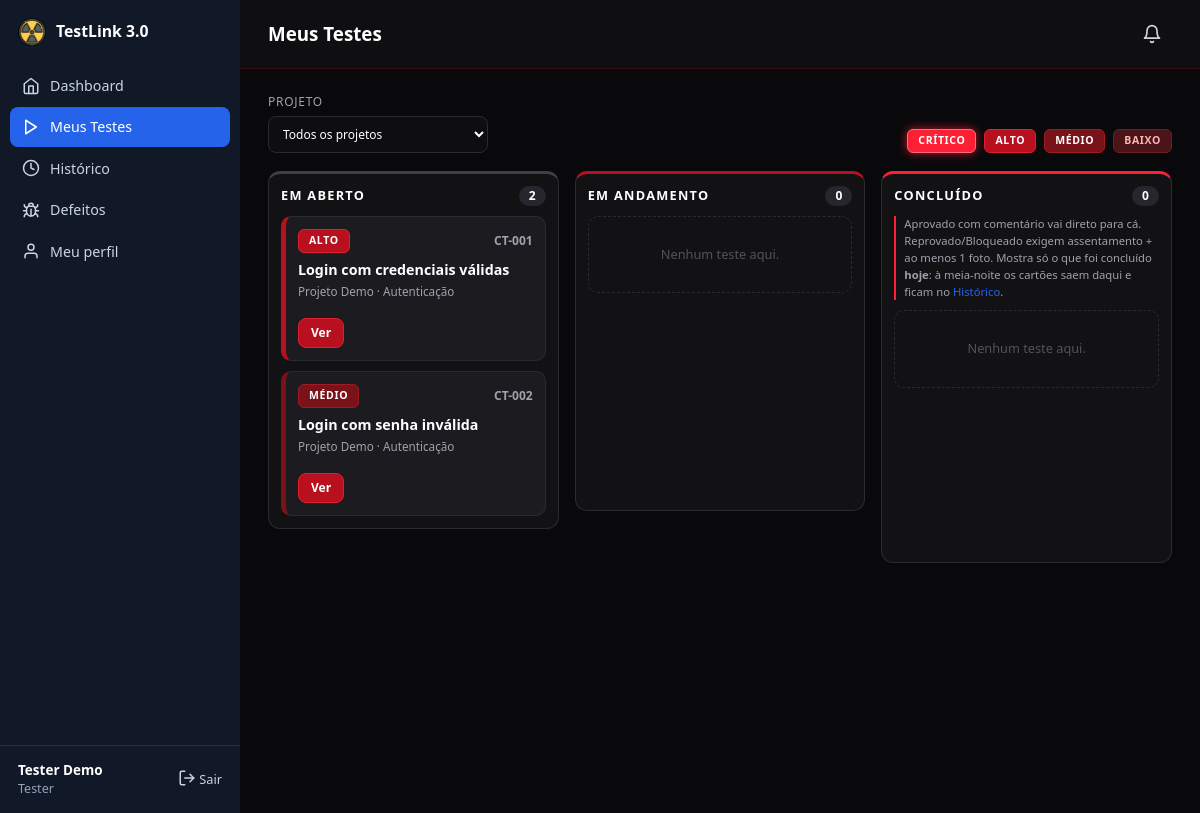
/my_tests.php (signed in), run on the app's committed database.
### tables this page shows
CREATE TABLE users (
    id            INT UNSIGNED AUTO_INCREMENT PRIMARY KEY,
    name          VARCHAR(120) NOT NULL,
    email         VARCHAR(160) NOT NULL UNIQUE,
    password_hash VARCHAR(255) NOT NULL,
    role          ENUM('admin','tester','developer','viewer') NOT NULL DEFAULT 'tester',
    active        TINYINT(1) NOT NULL DEFAULT 1,
     
    status        ENUM('approved','pending','rejected') NOT NULL DEFAULT 'approved',
    created_at    DATETIME NOT NULL DEFAULT CURRENT_TIMESTAMP
);

CREATE TABLE assignments (
    id          INT UNSIGNED AUTO_INCREMENT PRIMARY KEY,
    case_id     INT UNSIGNED NOT NULL,
    tester_id   INT UNSIGNED NOT NULL,
    assigned_by INT UNSIGNED NULL,
    created_at  DATETIME NOT NULL DEFAULT CURRENT_TIMESTAMP,
     
    kanban_status ENUM('waiting','doing','done') NOT NULL DEFAULT 'waiting',
    cycle_start   DATETIME NOT NULL DEFAULT CURRENT_TIMESTAMP,
     
    done_at       DATETIME NULL,
    UNIQUE KEY uq_assignment (case_id, tester_id),
    FOREIGN KEY (case_id)     REFERENCES test_cases(id) ON DELETE CASCADE,
    FOREIGN KEY (tester_id)   REFERENCES users(id)      ON DELETE CASCADE,
    FOREIGN KEY (assigned_by) REFERENCES users(id)      ON DELETE SET NULL
);

CREATE TABLE test_cases (
    id              INT UNSIGNED AUTO_INCREMENT PRIMARY KEY,
    project_id      INT UNSIGNED NOT NULL,
    suite_id        INT UNSIGNED NOT NULL,
    code            VARCHAR(40) NOT NULL,
    title           VARCHAR(200) NOT NULL,
    preconditions   TEXT NULL,
    steps           TEXT NOT NULL,
    expected_result TEXT NOT NULL,
    priority        ENUM('low','medium','high','critical') NOT NULL DEFAULT 'medium',
    status          ENUM('active','inactive') NOT NULL DEFAULT 'active',
    version         INT UNSIGNED NOT NULL DEFAULT 1,
    created_by      INT UNSIGNED NULL,
    created_at      DATETIME NOT NULL DEFAULT CURRENT_TIMESTAMP,
    updated_at      DATETIME NOT NULL DEFAULT CURRENT_TIMESTAMP ON UPDATE CURRENT_TIMESTAMP,
    UNIQUE KEY uq_case_code (project_id, code),
    FOREIGN KEY (project_id) REFERENCES projects(id) ON DELETE CASCADE,
    FOREIGN KEY (suite_id)   REFERENCES suites(id)   ON DELETE CASCADE,
    FOREIGN KEY (created_by) REFERENCES users(id)    ON DELETE SET NULL
);

CREATE TABLE projects (
    id          INT UNSIGNED AUTO_INCREMENT PRIMARY KEY,
    name        VARCHAR(150) NOT NULL,
    description TEXT NULL,
    status      ENUM('active','archived') NOT NULL DEFAULT 'active',
    created_by  INT UNSIGNED NULL,
    created_at  DATETIME NOT NULL DEFAULT CURRENT_TIMESTAMP,
    FOREIGN KEY (created_by) REFERENCES users(id) ON DELETE SET NULL
);

CREATE TABLE suites (
    id          INT UNSIGNED AUTO_INCREMENT PRIMARY KEY,
    project_id  INT UNSIGNED NOT NULL,
    name        VARCHAR(150) NOT NULL,
    description TEXT NULL,
    created_at  DATETIME NOT NULL DEFAULT CURRENT_TIMESTAMP,
    FOREIGN KEY (project_id) REFERENCES projects(id) ON DELETE CASCADE
);

### includes/db.php (called while the page is built)
<?php
function db(): PDO
{
    static $pdo = null;
    if ($pdo === null) {
        $dsn = 'mysql:host=' . DB_HOST . ';dbname=' . DB_NAME . ';charset=' . DB_CHARSET;
        try {
            $pdo = new PDO($dsn, DB_USER, DB_PASS, [
                PDO::ATTR_ERRMODE            => PDO::ERRMODE_EXCEPTION,
                PDO::ATTR_DEFAULT_FETCH_MODE => PDO::FETCH_ASSOC,
                PDO::ATTR_EMULATE_PREPARES   => false,
            ]);
        } catch (PDOException $e) {
            http_response_code(500);
            exit('<h1>Erro de conexão</h1><p>Não foi possível conectar ao banco de dados. '
                . 'Verifique <code>config/config.php</code> e se o <code>database.sql</code> foi importado.</p>');
        }
    }
    return $pdo;
}
function q(string $sql, array $params = []): PDOStatement
{
    $st = db()->prepare($sql);
    $st->execute($params);
    return $st;
}

### includes/auth.php (called while the page is built, shortened)
<?php
function current_user(): ?array
{
    static $user = false;
    if ($user !== false) {
        return $user;
    }
    $row = q('SELECT id, name, email, role, active FROM users WHERE id = ?', [$_SESSION['uid']])->fetch();
    return $user = $row;
}
function require_login(): array
{
    $u = current_user();
    return $u;
}
function require_role(string ...$roles): array
{
    $u = require_login();
    return $u;
}

### includes/notify.php (called while the page is built, shortened)
<?php
function unread_notifications(int $userId): int
{
    return (int)q('SELECT COUNT(*) FROM notifications WHERE user_id = ? AND read_at IS NULL', [$userId])->fetchColumn();
}

### my_tests.php (the view, shortened to what this page needs)
<?php
require __DIR__ . '/includes/bootstrap.php';
$user = require_role('tester');
$uid = (int)$user['id'];
$fProject = get_int('project');
$where = ['a.tester_id = ?', "tc.status = 'active'",
          "(a.kanban_status <> 'done' OR DATE(a.done_at) = CURDATE())"];
$params = [$uid];
$rows = q("SELECT a.id aid, a.kanban_status, tc.id, tc.code, tc.title, tc.priority, p.name project, s.name suite,
                  ex.result, ex.executed_at,
                  (SELECT d.id FROM defects d WHERE d.case_id = tc.id AND d.status = 'retest' AND d.retest_tester_id = a.tester_id ORDER BY d.id DESC LIMIT 1) retest_defect
           FROM assignments a
           JOIN test_cases tc ON tc.id = a.case_id
           JOIN projects p ON p.id = tc.project_id
           JOIN suites s ON s.id = tc.suite_id
           LEFT JOIN executions ex ON ex.id = (SELECT MAX(id) FROM executions WHERE case_id = tc.id AND tester_id = a.tester_id)
           WHERE " . implode(' AND ', $where) . " ORDER BY FIELD(tc.priority, 'critical','high','medium','low'), p.name, tc.code", $params)->fetchAll();
$cols = array_fill_keys(array_keys(KANBAN_COLUMNS), []);
foreach ($rows as $r) { $cols[$r['kanban_status']][] = $r; }
$projects = q('SELECT DISTINCT p.id, p.name FROM projects p JOIN test_cases tc ON tc.project_id = p.id
               JOIN assignments a ON a.case_id = tc.id WHERE a.tester_id = ? ORDER BY p.name', [$uid])->fetchAll(PDO::FETCH_KEY_PAIR);
$rank = ['critical' => 0, 'high' => 1, 'medium' => 2, 'low' => 3];
$olderDone = (int)q("SELECT COUNT(*) FROM assignments a JOIN test_cases tc ON tc.id = a.case_id
                     WHERE a.tester_id = ? AND tc.status = 'active' AND a.kanban_status = 'done' AND (a.done_at IS NULL OR DATE(a.done_at) < CURDATE())", [$uid])->fetchColumn();
$pageTitle = 'Meus Testes';
$active = 'my_tests.php';
$bodyClass = 'kb';
include __DIR__ . '/includes/header.php';
?>
<form method="get" class="kb-filter">
    <label>Projeto
        <select name="project" onchange="this.form.submit()"><?= options($projects, $fProject ?: null, true, 'Todos os projetos') ?></select>
    </label>
    <ul class="kb-legend" aria-label="Legenda de criticidade">
        <?php foreach (KANBAN_LEVELS as $k => $label): ?><li><span class="kb-badge lvl-<?= e($k) ?>"><?= e($label) ?></span></li><?php endforeach; ?>
    </ul>
</form>
<div class="kb-board" data-kanban data-csrf="<?= e(csrf_token()) ?>" data-project="<?= (int)$fProject ?>">
    <?php foreach (KANBAN_COLUMNS as $status => $label): ?>
    <section class="kb-col col-<?= e($status) ?>" data-status="<?= e($status) ?>">
        <header>
            <h2><?= e($label) ?></h2>
            <span class="kb-count" data-count><?= count($cols[$status]) ?></span>
        </header>
        <?php if ($status === 'done'): ?><p class="kb-hint">Aprovado com comentário vai direto para cá. Reprovado/Bloqueado exigem assentamento + ao menos 1 foto.
            Mostra só o que foi concluído <strong>hoje</strong>: à meia-noite os cartões saem daqui e ficam no <a href="history.php">Histórico</a><?= $olderDone ? " ($olderDone já está lá)" : '' ?>.</p><?php endif; ?>
        <div class="kb-list" data-list>
            <?php foreach ($cols[$status] as $r): ?>
            <article class="kb-card lvl-<?= e($r['priority']) ?>" draggable="true" data-id="<?= (int)$r['aid'] ?>" data-rank="<?= $rank[$r['priority']] ?>" data-status="<?= e($status) ?>">
                <div class="kb-top">
                    <span class="kb-badge lvl-<?= e($r['priority']) ?>"><?= e(KANBAN_LEVELS[$r['priority']]) ?></span>
                    <span class="kb-code"><?= e($r['code']) ?></span>
                </div>
                <h3><?= e($r['title']) ?></h3>
                <p class="kb-meta"><?= e($r['project']) ?> · <?= e($r['suite']) ?></p>
                <div class="kb-actions">
                    <a class="kb-btn" href="case_view.php?id=<?= (int)$r['id'] ?>" draggable="false">Ver</a>
                </div>
            </article>
            <?php endforeach; ?>
            <p class="kb-empty" data-empty <?= $cols[$status] ? 'hidden' : '' ?>>Nenhum teste aqui.</p>
        </div>
    </section>
    <?php endforeach; ?>
</div>
<?php include __DIR__ . '/includes/footer.php'; ?>

### includes/header.php (shortened to what this page needs)
<?php
$user = current_user();
$pageTitle = $pageTitle ?? '';
$active = $active ?? '';
$clean = !empty($_GET['clean']);
$sys = get_setting('system_name', APP_NAME);
?>
<!DOCTYPE html>
<html lang="pt-BR">
<head>
    <link rel="stylesheet" href="assets/css/style.css?v=<?= (int)@filemtime(__DIR__ . '/../assets/css/style.css') ?>">
</head>
<body class="<?= trim(($clean ? 'clean ' : '') . ($bodyClass ?? '')) ?>">
<?php if ($user): ?>
<div class="layout">
    <aside class="sidebar" id="sidebar">
        <a class="brand" href="dashboard.php">
            <img src="assets/img/favicon.png" alt="" width="28" height="28">
            <span><?= e($sys) ?></span>
        </a>
        <nav>
            <?php foreach (nav_items($user['role']) as [$file, $label, $ico]): ?>
                <a href="<?= e($file) ?>" class="<?= $active === strtok($file, '?') ? 'active' : '' ?>">
                    <?= icon($ico) ?> <span><?= e($label) ?></span>
                </a>
            <?php endforeach; ?>
        </nav>
        <div class="sidebar-foot">
            <div class="who">
                <strong><?= e($user['name']) ?></strong>
                <small><?= e(ROLES[$user['role']]) ?></small>
            </div>
            <a href="logout.php" class="logout" title="Sair"><?= icon('logout') ?> Sair</a>
        </div>
    </aside>
    <div class="main">
        <header class="topbar no-print">
            <h1><?= e($pageTitle) ?></h1>
            <?php $unreadN = unread_notifications((int)$user['id']); ?>
            <a href="notifications.php" class="bell <?= $unreadN ? 'has' : '' ?>" title="<?= $unreadN ? $unreadN . ' aviso(s) que precisam da sua ação' : 'Nenhum aviso pendente' ?>"
               aria-label="Notificações: <?= $unreadN ?> pendente(s)">
                <?= icon('bell', 20) ?><?php if ($unreadN): ?><span class="bell-count"><?= $unreadN > 99 ? '99+' : $unreadN ?></span><?php endif; ?>
            </a>
        </header>
        <main class="content">
<?php else: ?>
<main class="auth-wrap">
<?php endif; ?>

### data on the page
users: name "Tester Demo", role "Tester"
assignments: case.priority "ALTO", case.code "CT-001", case.title "Login com credenciais válidas", projects.name "Projeto Demo", suites.name "Autenticação"
assignments: case.priority "MÉDIO", case.code "CT-002", case.title "Login com senha inválida", projects.name "Projeto Demo", suites.name "Autenticação"

### other printed values
$sys "TestLink 3.0"
$label "Dashboard"
$label "Meus Testes"
$label "Histórico"
$label "Defeitos"
$label "Meu perfil"
$pageTitle "Meus Testes"
$label "CRÍTICO"
$label "ALTO"
$label "MÉDIO"
$label "BAIXO"
$label "EM ABERTO"
count($cols[$status]) "2"
$label "EM ANDAMENTO"
count($cols[$status]) "0"
